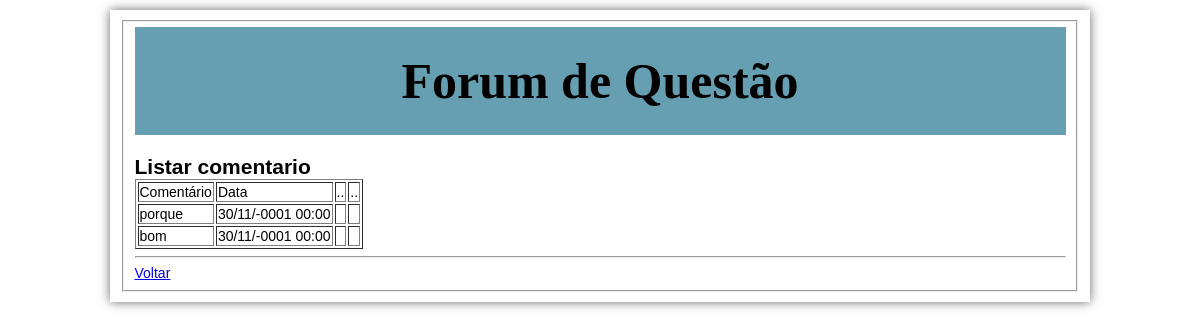
The page /comentario_listar.php?idquestao=3 on the database its author committed.
### tables this page shows
CREATE TABLE `tb_comentario` (
  `id` int(11) NOT NULL,
  `comentario` text NOT NULL,
  `Usuario` varchar(10) NOT NULL,
  `Data` datetime NOT NULL DEFAULT '0000-00-00 00:00:00' ON UPDATE CURRENT_TIMESTAMP,
  `Hora` time NOT NULL,
  `id_questao` int(11) NOT NULL
);

### comentario_listar.php (the view, shortened to what this page needs)
<?php
$id_questao = $_GET["idquestao"];
$conexao = mysqli_connect("localhost", "root","","forum");
$sql = "SELECT * FROM tb_comentario WHERE id_questao='$id_questao' ORDER BY Data DESC";
$resultado = mysqli_query($conexao, $sql);
?>
<!DOCTYPE html>
<html>
<head>
</head>
<body>
<FIELDSET>
<main>
        <header>
         <h1>Forum de Questão</h1>
         </header>
<article>
<h1>Listar comentario</h1>
<table border="1">
	<tr>
		<td>Comentário</td>
		<td>Data</td>
		<td>..</td>
		<td>..</td>
	</tr>
	<?php while($linha = mysqli_fetch_assoc($resultado)): ?>
	<tr>
		<td><?=$linha["comentario"];?></td>
		<td><?=date_format(date_create($linha["Data"]),"d/m/Y H:i")?></td>
		<td>
		</td>
		<td>
		</td>
	</tr>
	<?php endwhile; ?>
</table>
<hr>
<a href="questao_listar.php">Voltar</a>
</FIELDSET>
</body>
</html>

### comentario_listar.php (style rules this page uses)
html, body, h1 { margin:0; padding:0; }
article, header { display:block; }
body { width:960px; font-family:Arial, Helvetica, sans-serif; font-size:14px; box-shadow: 0 0 10px #666; margin:10px auto; padding:10px; }
header { padding:25px; background-color:rgb(101,159,177); text-align:center; margin-bottom:20px; font-family: 'Lobster', cursive; font-size: 25px; }

### rows shown on the page
tb_comentario: comentario "porque", Data "30/11/-0001 00:00"
tb_comentario: comentario "bom", Data "30/11/-0001 00:00"
